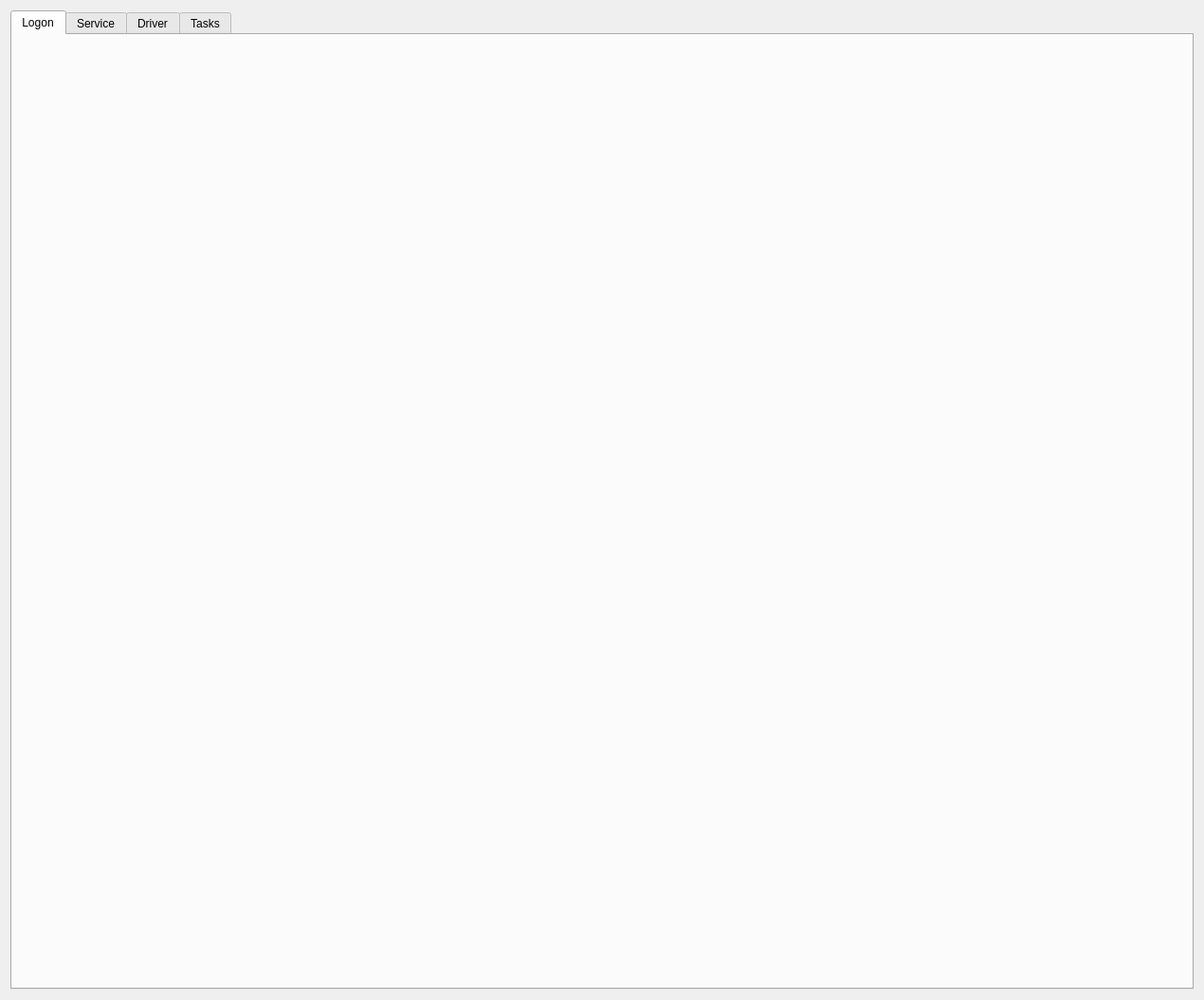
<?xml version="1.0" encoding="UTF-8"?>
<ui version="4.0">
 <class>AutoRunViewerClass</class>
 <widget class="QMainWindow" name="AutoRunViewerClass">
  <property name="geometry">
   <rect>
    <x>0</x>
    <y>0</y>
    <width>1270</width>
    <height>1055</height>
   </rect>
  </property>
  <property name="windowTitle">
   <string>AutoRunViewer</string>
  </property>
  <widget class="QWidget" name="centralWidget">
   <property name="enabled">
    <bool>true</bool>
   </property>
   <layout class="QGridLayout" name="gridLayout_4">
    <item row="0" column="0">
     <widget class="QTabWidget" name="tabWidget">
      <property name="currentIndex">
       <number>0</number>
      </property>
      <widget class="QWidget" name="logonTab">
       <attribute name="title">
        <string>Logon</string>
       </attribute>
       <layout class="QGridLayout" name="gridLayout_5"/>
      </widget>
      <widget class="QWidget" name="serviceTab">
       <attribute name="title">
        <string>Service</string>
       </attribute>
       <layout class="QGridLayout" name="gridLayout_2"/>
      </widget>
      <widget class="QWidget" name="driverTab">
       <attribute name="title">
        <string>Driver</string>
       </attribute>
       <layout class="QGridLayout" name="gridLayout_3"/>
      </widget>
      <widget class="QWidget" name="taskTab">
       <attribute name="title">
        <string>Tasks</string>
       </attribute>
       <layout class="QGridLayout" name="gridLayout"/>
      </widget>
     </widget>
    </item>
   </layout>
  </widget>
 </widget>
 <layoutdefault spacing="6" margin="11"/>
 <resources>
  <include location="AutoRunViewer.qrc"/>
 </resources>
 <connections/>
</ui>
